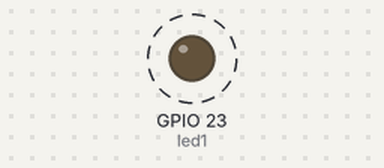
Simulated run of this program. Board: ESP32 board running MicroPython. Parts: output pins drawn as LEDs (lit = HIGH). Dashed ring = blinking.

Above: at 0.2 s.
Timing chart, 0 to 3.0 s (numbered marks = the images above):
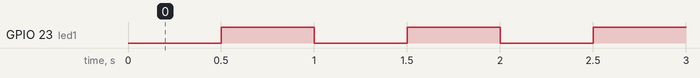

Measured:
- by itself, GPIO 23 (led1): alternates HIGH for 0.50 s and LOW for 0.50 s

The program:

test.py
```python
from machine import Pin, Timer
import time

# 定义LED控制对象
led1 = Pin(23, Pin.OUT)

# 定义LED状态
led1_state = 0

# 定时器0中断函数
def time0_irq(timer):
    global led1_state
    led1_state = not led1_state  # 切换LED状态
    led1.value(led1_state)  # 设置LED的输出状态

# 程序入口
if __name__ == "__main__":
    # 创建time0定时器对象，定时周期为3000ms（3秒）
    time0 = Timer(0)
    time0.init(period=500, mode=Timer.PERIODIC, callback=time0_irq)  # 500ms周期实现1Hz的闪烁频率

    # 主程序可以不再需要`while True`循环，因为LED闪烁已由定时器控制
    # 主线程可以用于其他任务，或者直接休眠
    while True:
        time.sleep(1)  # 使主程序不退出，保持定时器工作
```
